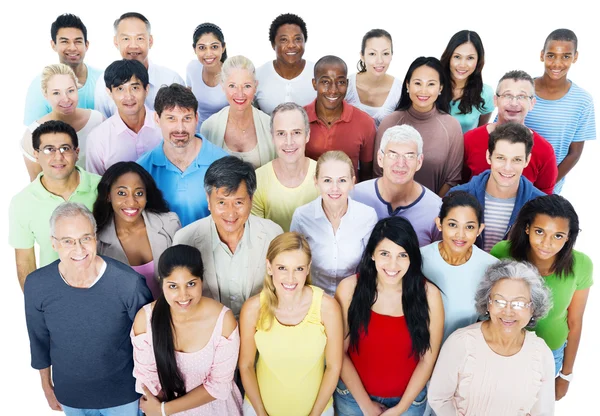
#> input picture images/1.jpg, 600 x 416 px, given in place of the camera
$ python PW_4.py
#> lines starting #> are read from the running program, lines starting #| are printed output that depends on the picture; after the words box and inside, x2 and y2 are one past the last pixel; in counts of white or black regions, pixels touching at a corner belong together
import cv2
import numpy as np
from sklearn.neighbors import KNeighborsClassifier


def get_shape(corners, aspect_ratio):
    shape = "unknown"
    if corners == 3:
        shape = "triangle"
    elif corners == 4:
        if aspect_ratio >= 0.95 and aspect_ratio <= 1.05:
            shape = "square"
        else:
            shape = "rectangle"
    elif corners > 5:
        shape = "circle"

    return shape


colors = {
    "red": (0, 0, 255),
    "green": (0, 255, 0),
    "blue": (255, 0, 0),
    "yellow": (0, 255, 255),
    "orange": (0, 128, 255),
    "purple": (255, 0, 255),
    "pink": (180, 105, 255),
    "white": (255, 255, 255)
}
X = []
y = []
for color, values in colors.items():
    for _ in range(50):
        noise = np.random.randint(-20, 20 + 1, 3)
        bgr = np.array(values)+noise
        bgr = np.clip(bgr, 0, 255)
        X.append(bgr)
        y.append(color)

X = np.array(X)
y = np.array(y)

model = KNeighborsClassifier(n_neighbors=3)
model.fit(X, y)

cap = cv2.VideoCapture(0)

while True:
    ret, frame = cap.read()
#> frame is the input picture: shape (416, 600, 3); mean B, G, R 163.7, 168.1, 181
    if not ret:
        break

    frame = cv2.flip(frame, 1)
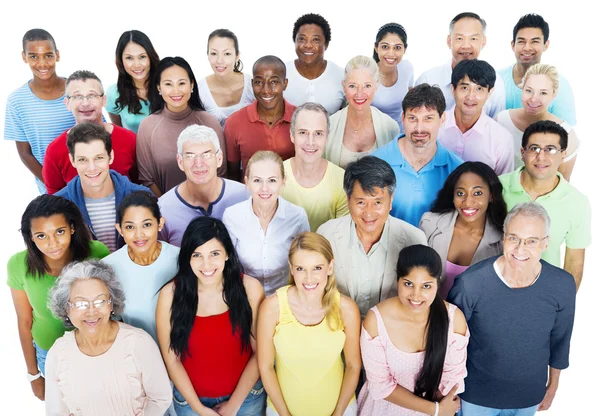
#> frame: shape (416, 600, 3); mean B, G, R 163.7, 168.1, 181
    result_frame = frame.copy()
    hsv = cv2.cvtColor(frame, cv2.COLOR_BGR2HSV)
#> hsv: shape (416, 600, 3); mean H, S, V 55.4, 59.9, 191.5
    mask = cv2.inRange(hsv, (0, 80, 80), (180, 255, 255))
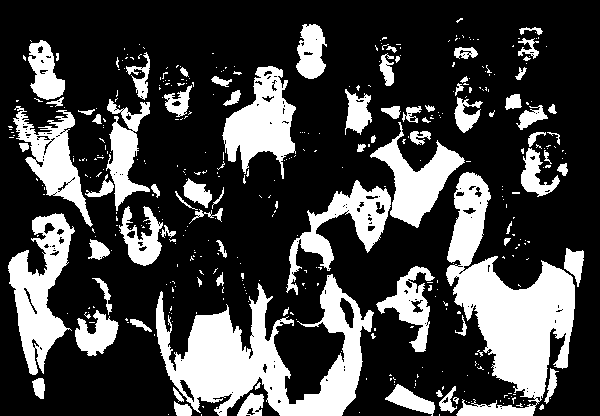
#> mask: shape (416, 600); 27% white; 415 white regions (336 under 20 px), largest, box (x1, y1, x2, y2) and area: (446, 172, 575, 416) 13502, (156, 274, 374, 416) 13308, (8, 213, 75, 375) 5088
    mask = cv2.morphologyEx(mask, cv2.MORPH_OPEN, np.ones((5, 5), np.uint8), iterations=1)
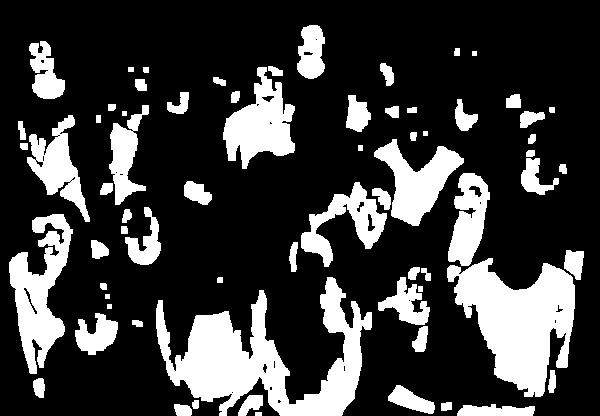
#> mask: shape (416, 600); 23.6% white; 69 white regions, largest, box (x1, y1, x2, y2) and area: (156, 277, 372, 416) 12497, (447, 258, 575, 397) 9935, (9, 214, 73, 374) 4875
    mask = cv2.morphologyEx(mask, cv2.MORPH_CLOSE, np.ones((5, 5), np.uint8), iterations=1)
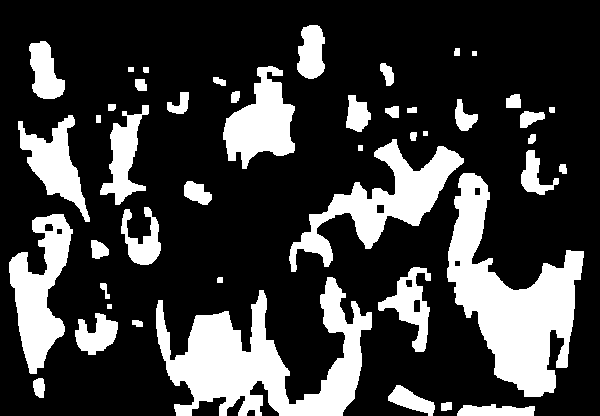
#> mask: shape (416, 600); 24.4% white; 46 white regions
    contours, _ = cv2.findContours(mask, cv2.RETR_EXTERNAL, cv2.CHAIN_APPROX_SIMPLE)
#> contours = 46 contours, 3 with area under 20; largest, box (x1, y1, x2, y2) and area: (447, 173, 584, 397) 12951, (156, 277, 372, 416) 12746, (289, 139, 464, 272) 6539, (9, 214, 73, 374) 4997, (223, 66, 295, 169) 3992

    for cnt in contours:
        area = cv2.contourArea(cnt)
        if area < 1000:
            continue

        x, y, w, h = cv2.boundingRect(cnt)
        approx = cv2.approxPolyDP(cnt, 0.04 * cv2.arcLength(cnt, True), True)
        corners = len(approx)
        aspect_ratio = float(w) / h
        shape = get_shape(corners, aspect_ratio)

        roi_frame = frame[y:y + h, x:x + w]
        roi_mask = mask[y:y + h, x:x + w]

        mean_color_bgr = cv2.mean(roi_frame, mask=roi_mask)[:3]
        color_label = model.predict([mean_color_bgr])[0]
        cv2.rectangle(result_frame, (x, y), (x + w, y + h), (255, 0, 0), 2)

        cv2.putText(result_frame, f"{color_label} {shape}", (x, y - 10), cv2.FONT_HERSHEY_SIMPLEX, 0.7, (0, 255, 0), 2)
#> this loop made 46 passes
#> area on passes 1, 2, 3, 4, 5, 8, 10, 12, 15, 17, 18, 21: 641, 71, 651, 167.5, 48.5, 55.5, 24.5, 222, 403, 52.5, 661, 50.5
#> (area, x, y, w, h, corners, aspect_ratio, shape) on passes 6, 9, 11, 13, 14, 16: (1027.5, 75, 313, 43, 42, 6, 1.02, 'circle'), (12745.5, 156, 277, 216, 139, 7, 1.55, 'circle'), (1754, 378, 267, 53, 85, 6, 0.624, 'circle'), (4997, 9, 214, 64, 160, 6, 0.4, 'circle'), (1056, 121, 207, 40, 58, 7, 0.69, 'circle'), (12951, 447, 173, 137, 224, 5, 0.612, 'unknown')
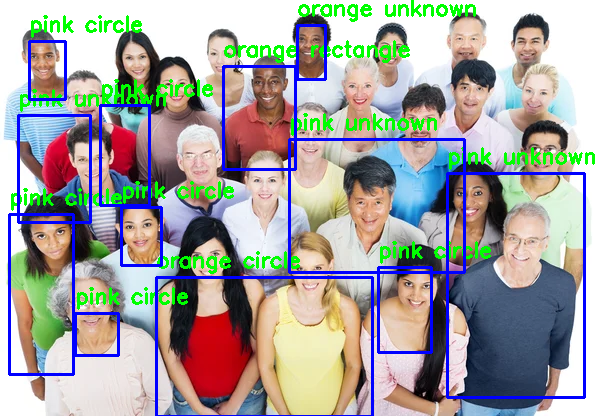
#> result_frame: shape (416, 600, 3); 9.31% of pixels changed, all inside (x1, y1, x2, y2) = (8, 0, 595, 416)
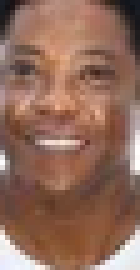
#> roi_frame: shape (54, 28, 3) (shown 5 times larger); mean B, G, R 90.4, 106.6, 145.1

    cv2.imshow("result", result_frame)
    if cv2.waitKey(1) & 0xFF == ord('q'):
#> (key q is pressed here)
        break

cap.release()
cv2.destroyAllWindows()

$ run again, on images/20220705_PeopleFirst_03-uai-1818x1023.jpg
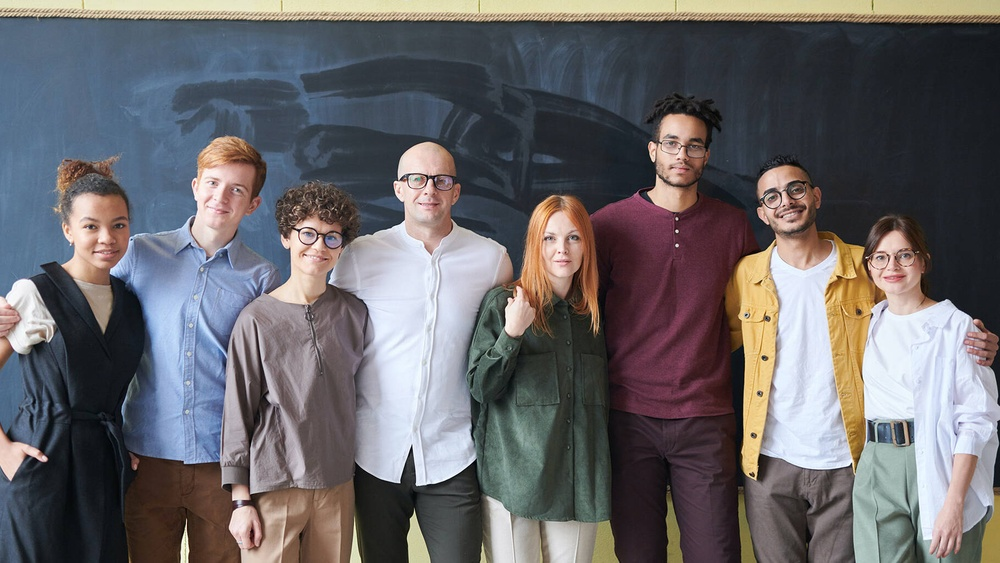
#> input picture images/20220705_PeopleFirst_03-uai-1818x1023.jpg, 1000 x 563 px, shrunk from 1818 x 1023 before the run, given in place of the camera
#> frame is the input picture: shape (563, 1000, 3); mean B, G, R 104.8, 101.7, 104.2
#> hsv: shape (563, 1000, 3); mean H, S, V 89.6, 66.3, 118.4
#> `mask = cv2.morphologyEx(mask, cv2.MORPH_CLOSE, np.ones((5, 5), np.uint..`:
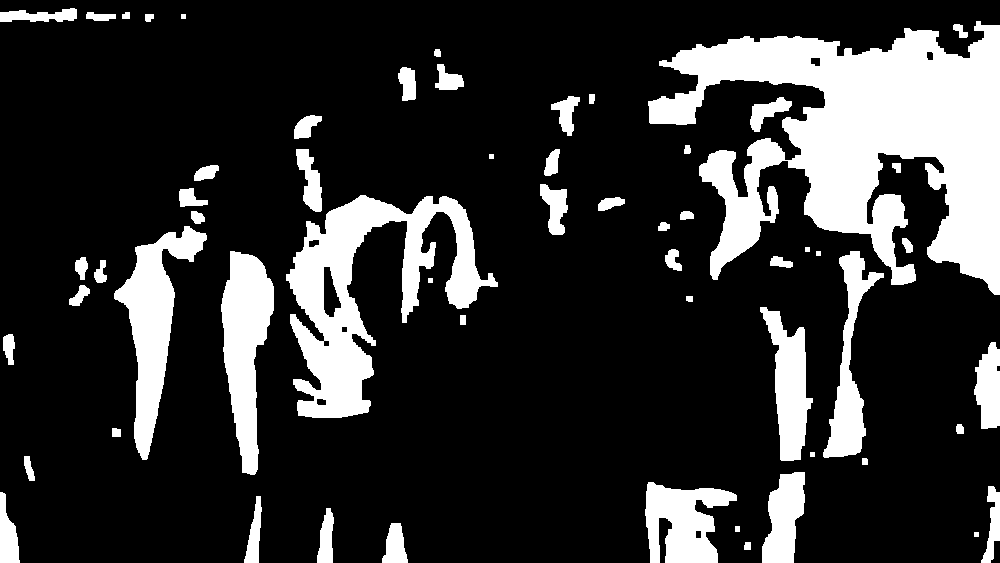
#> mask: shape (563, 1000); 19.9% white; 59 white regions
#> contours = 59 contours, 7 with area under 20; largest, box (x1, y1, x2, y2) and area: (648, 21, 1000, 295) 47928, (286, 195, 498, 418) 17493, (114, 226, 207, 460) 7378, (221, 251, 274, 475) 6818, (645, 482, 737, 563) 4553
#> the loop `for cnt in contours:` made 59 passes
#> area on passes 1, 4, 5, 6, 7, 8, 11, 12: 39.5, 656.5, 582, 568, 838.5, 642.5, 29.5, 138
#> after the loop `for cnt in contours:`:
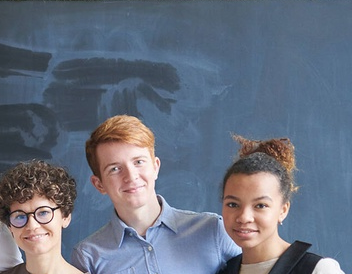
#> roi_frame: shape (274, 352, 3); mean B, G, R 127.1, 111.4, 102.6

$ run again, on images/5-Types-of-People-e1640865120273.jpg
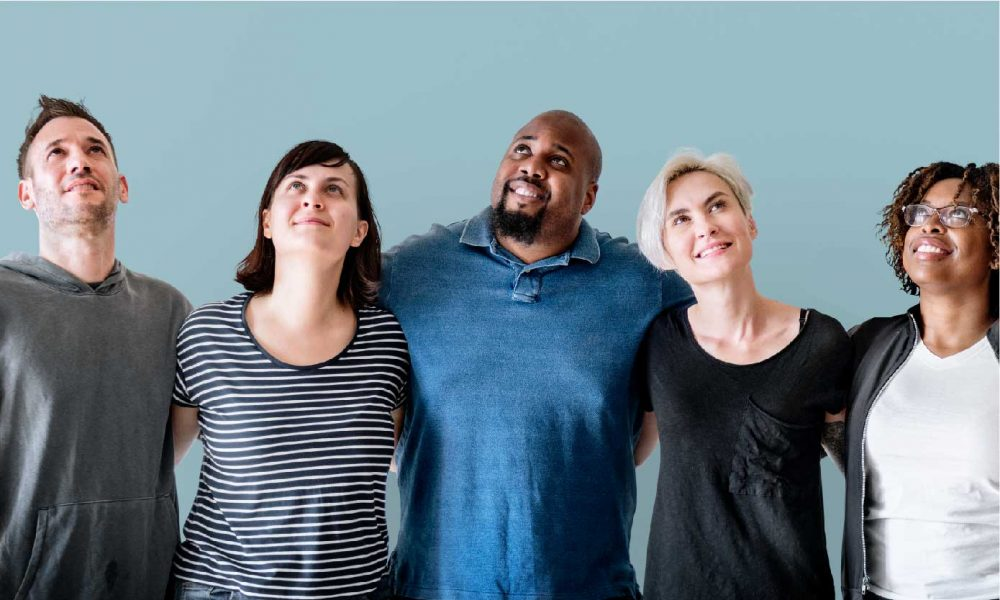
#> input picture images/5-Types-of-People-e1640865120273.jpg, 1000 x 600 px, given in place of the camera
#> frame is the input picture: shape (600, 1000, 3); mean B, G, R 138.8, 128.9, 113.6
#> hsv: shape (600, 1000, 3); mean H, S, V 88.9, 81.7, 145.6
#> `mask = cv2.morphologyEx(mask, cv2.MORPH_CLOSE, np.ones((5, 5), np.uint..`:
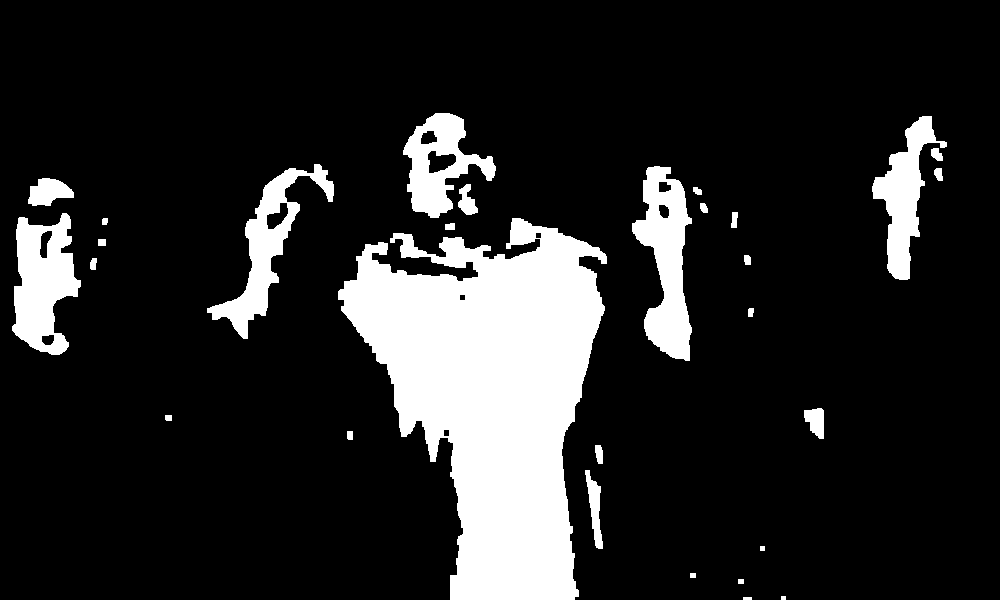
#> mask: shape (600, 1000); 15.1% white; 29 white regions
#> contours = 29 contours, 3 with area under 20; largest, box (x1, y1, x2, y2) and area: (338, 218, 607, 600) 59108, (632, 166, 692, 361) 6466, (12, 213, 81, 355) 6211, (207, 164, 334, 339) 5348, (403, 113, 496, 218) 4851
#> the loop `for cnt in contours:` made 29 passes
#> area on passes 6 to 13: 590.5, 102.5, 39.5, 29.5, 400.5, 36, 54, 49.5
#> after the loop `for cnt in contours:`:
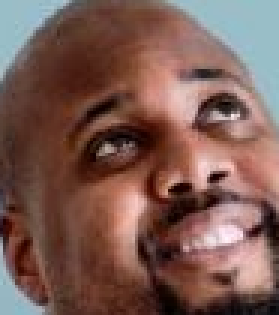
#> roi_frame: shape (105, 93, 3) (shown 3 times larger); mean B, G, R 83, 91.2, 123.9

$ run again, on images/VillagePeople1978.jpg
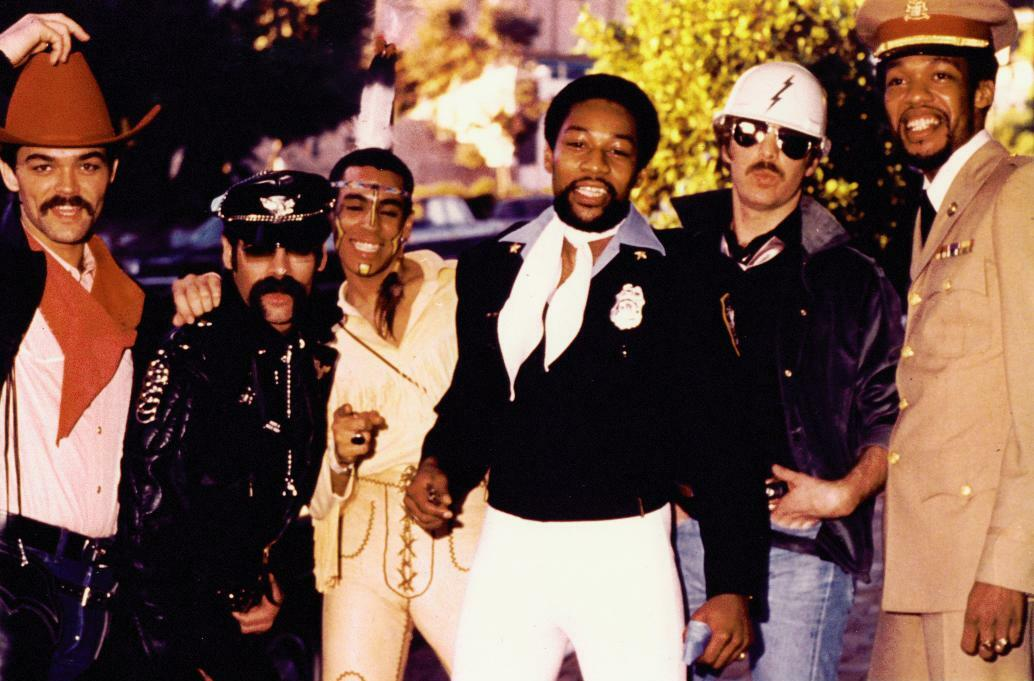
#> input picture images/VillagePeople1978.jpg, 1034 x 681 px, given in place of the camera
#> frame is the input picture: shape (681, 1034, 3); mean B, G, R 73.1, 86.9, 116.1
#> hsv: shape (681, 1034, 3); mean H, S, V 72, 129.2, 117.8
#> `mask = cv2.morphologyEx(mask, cv2.MORPH_CLOSE, np.ones((5, 5), np.uint..`:
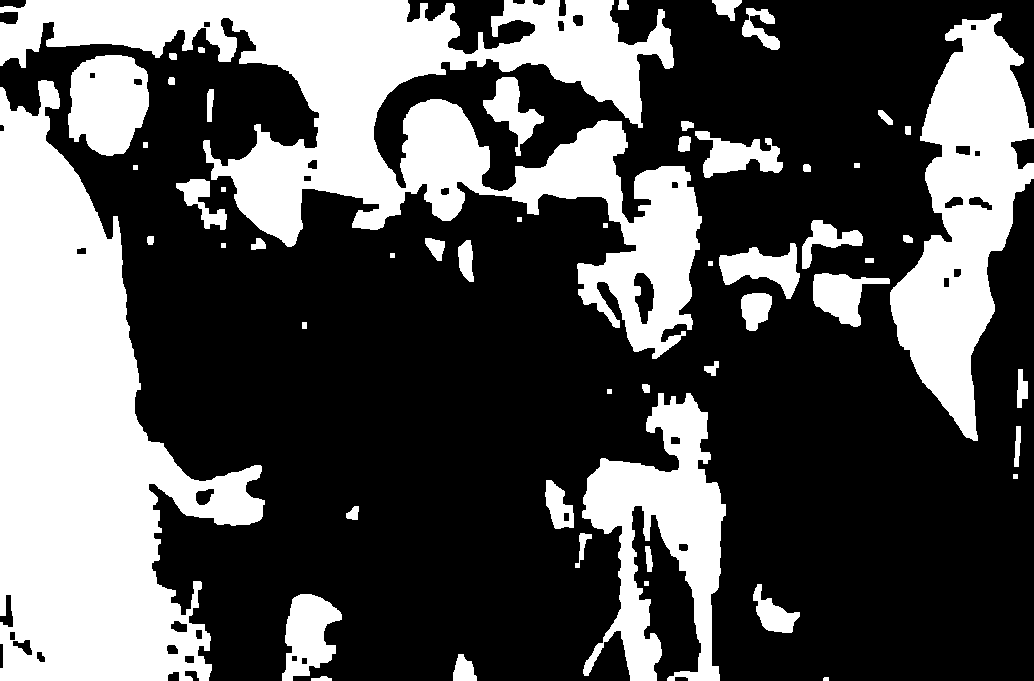
#> mask: shape (681, 1034); 34.1% white; 56 white regions
#> contours = 56 contours, 11 with area under 20; largest, box (x1, y1, x2, y2) and area: (0, 80, 265, 681) 81608, (0, 0, 702, 359) 79192, (890, 13, 1034, 441) 30140, (582, 393, 726, 681) 18735, (68, 55, 149, 156) 6304
#> the loop `for cnt in contours:` made 56 passes
#> area on passes 2, 3, 5, 7, 8, 9, 10, 12: 54, 412.5, 983, 117, 161, 107.5, 837, 160
#> after the loop `for cnt in contours:`:
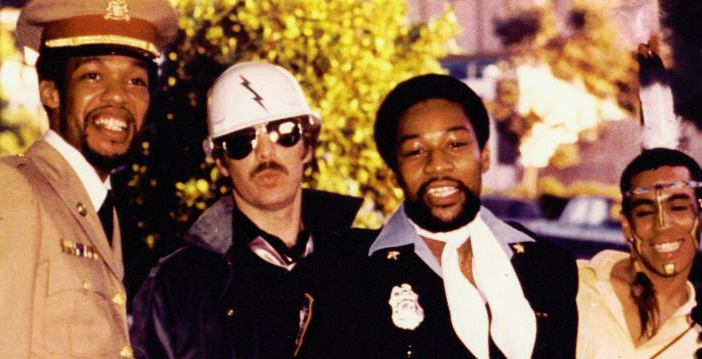
#> roi_frame: shape (359, 702, 3); mean B, G, R 74.7, 100.7, 135.9
